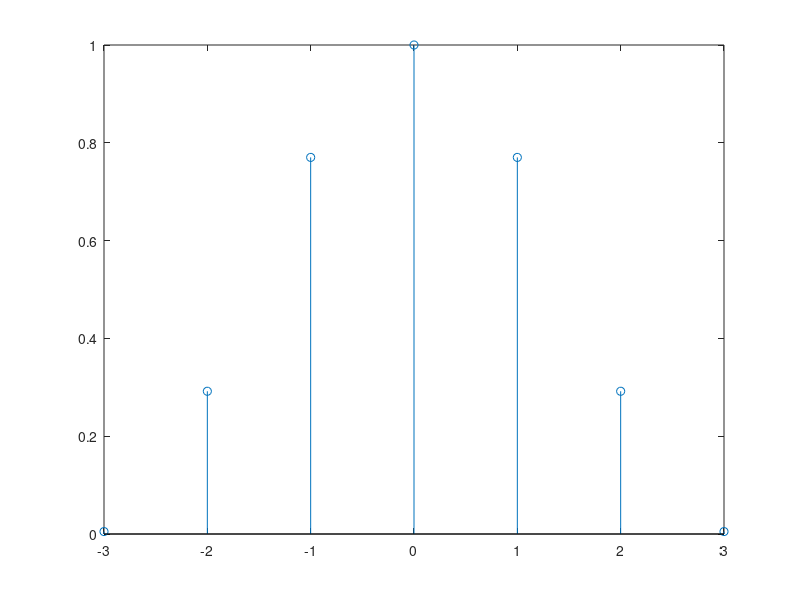
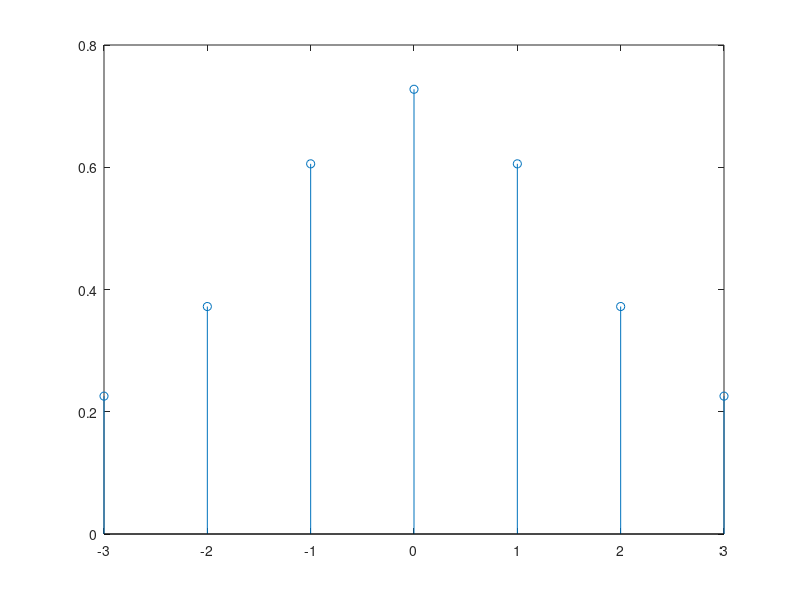
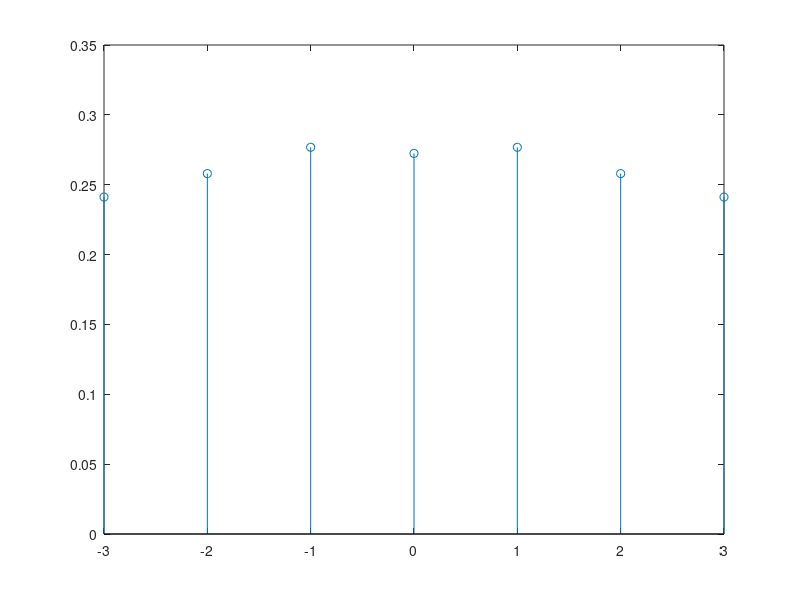
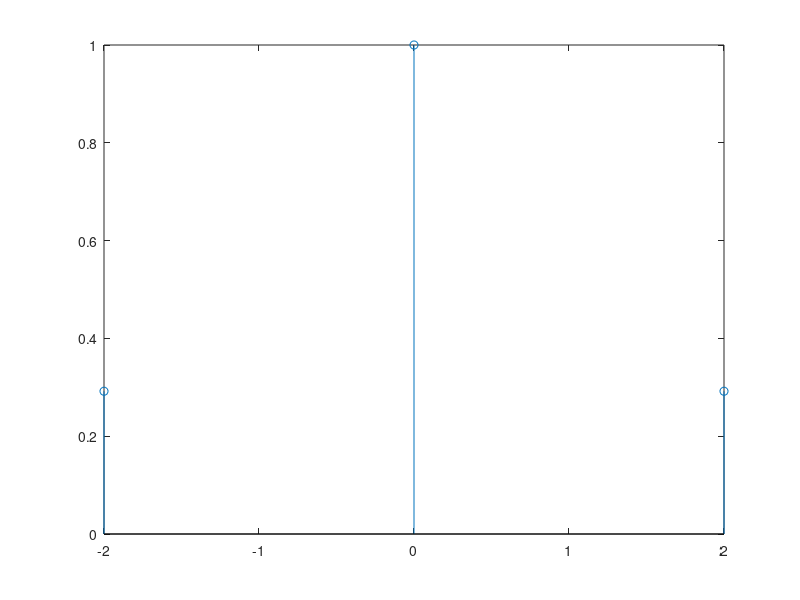

Write MATLAB code to recreate these figures, in order.
t = -3 : 3
f = 0.5 * (1 + cos(t));
figure(1);
stem(t, f); % origin signal

n = 0 : 6;
w = [0 : 6] * 2 * pi / 7;

y = f * exp(-j * (n' * w));

filter = [1, 1, 1, 0, 0, 0, 0]; %low pass filter in the frequency domain

y = y .* filter; 

x = y * exp(j * (n' * w)) / 7; % reconstruct the signal

figure(2);
stem(t, x); % reconstructed signal

subs = abs(f - x);
figure(3);
stem(t, subs); % absolute error

t = -2: 2 : 2
f = 0.5 * (1 + cos(t));
figure(4);
stem(t, f);

n = 0 : 2;
w = n * 2 * pi / 3;

y = f * exp(-j * (n' * w));

filter= [1, 1, 0]; %low pass filter in the frequency domain

y = y.* filter;

x = y * exp(j * (n' * w)) / 3; % reconstruct the signal

figure(5);
stem(t, x); % reconstructed signal

subs = abs(f - x);
figure(6);
stem(t, subs); % absolute error